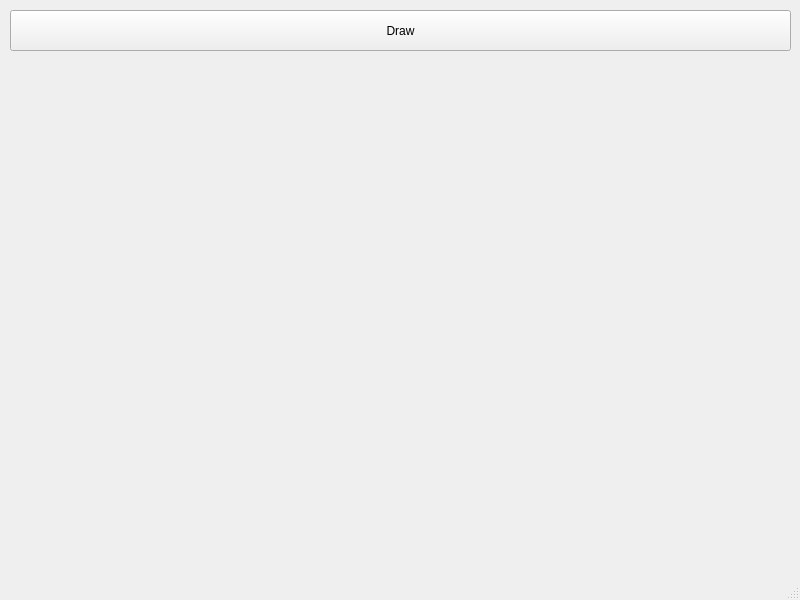
<?xml version="1.0" encoding="UTF-8"?>
<ui version="4.0">
 <class>MainWindow</class>
 <widget class="QMainWindow" name="MainWindow">
  <property name="geometry">
   <rect>
    <x>0</x>
    <y>0</y>
    <width>800</width>
    <height>600</height>
   </rect>
  </property>
  <property name="windowTitle">
   <string>MainWindow</string>
  </property>
  <widget class="QWidget" name="centralwidget">
   <widget class="QPushButton" name="pushButton">
    <property name="geometry">
     <rect>
      <x>10</x>
      <y>10</y>
      <width>781</width>
      <height>41</height>
     </rect>
    </property>
    <property name="text">
     <string>Draw</string>
    </property>
   </widget>
  </widget>
  <widget class="QMenuBar" name="menubar">
   <property name="geometry">
    <rect>
     <x>0</x>
     <y>0</y>
     <width>800</width>
     <height>26</height>
    </rect>
   </property>
  </widget>
  <widget class="QStatusBar" name="statusbar"/>
 </widget>
 <resources/>
 <connections/>
</ui>
